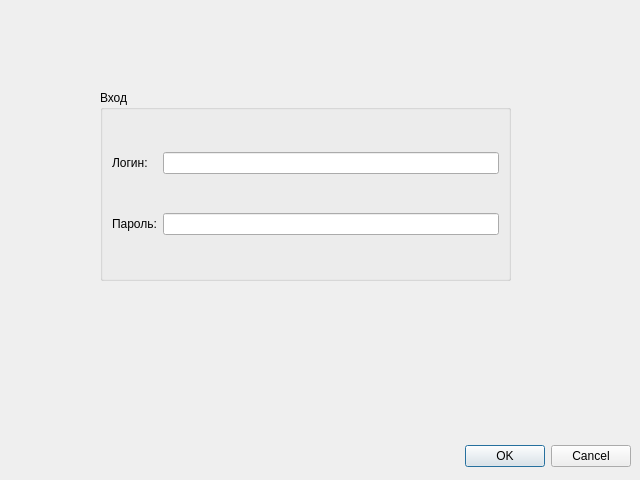
<?xml version="1.0" encoding="UTF-8"?>
<ui version="4.0">
 <class>ClientLoginWindow</class>
 <widget class="QDialog" name="ClientLoginWindow">
  <property name="geometry">
   <rect>
    <x>0</x>
    <y>0</y>
    <width>640</width>
    <height>480</height>
   </rect>
  </property>
  <property name="windowTitle">
   <string>Вход клиента</string>
  </property>
  <widget class="QDialogButtonBox" name="buttonBox">
   <property name="geometry">
    <rect>
     <x>10</x>
     <y>440</y>
     <width>621</width>
     <height>32</height>
    </rect>
   </property>
   <property name="orientation">
    <enum>Qt::Horizontal</enum>
   </property>
   <property name="standardButtons">
    <set>QDialogButtonBox::Cancel|QDialogButtonBox::Ok</set>
   </property>
  </widget>
  <widget class="QGroupBox" name="groupBox">
   <property name="geometry">
    <rect>
     <x>100</x>
     <y>90</y>
     <width>411</width>
     <height>191</height>
    </rect>
   </property>
   <property name="title">
    <string>Вход</string>
   </property>
   <layout class="QGridLayout" name="gridLayout">
    <item row="0" column="0">
     <widget class="QLabel" name="label">
      <property name="text">
       <string>Логин:</string>
      </property>
     </widget>
    </item>
    <item row="2" column="0">
     <widget class="QLabel" name="label_2">
      <property name="text">
       <string>Пароль:</string>
      </property>
     </widget>
    </item>
    <item row="2" column="1">
     <widget class="QLineEdit" name="lineEdit_2"/>
    </item>
    <item row="0" column="1">
     <widget class="QLineEdit" name="lineEdit"/>
    </item>
   </layout>
  </widget>
 </widget>
 <resources/>
 <connections>
  <connection>
   <sender>buttonBox</sender>
   <signal>accepted()</signal>
   <receiver>ClientLoginWindow</receiver>
   <slot>accept()</slot>
   <hints>
    <hint type="sourcelabel">
     <x>248</x>
     <y>254</y>
    </hint>
    <hint type="destinationlabel">
     <x>157</x>
     <y>274</y>
    </hint>
   </hints>
  </connection>
  <connection>
   <sender>buttonBox</sender>
   <signal>rejected()</signal>
   <receiver>ClientLoginWindow</receiver>
   <slot>reject()</slot>
   <hints>
    <hint type="sourcelabel">
     <x>316</x>
     <y>260</y>
    </hint>
    <hint type="destinationlabel">
     <x>286</x>
     <y>274</y>
    </hint>
   </hints>
  </connection>
 </connections>
</ui>
